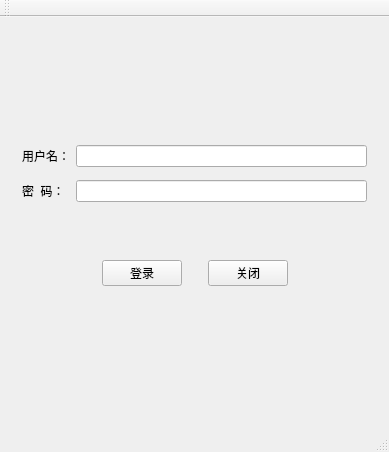
<?xml version="1.0" encoding="UTF-8"?>
<ui version="4.0">
 <class>MainWindow</class>
 <widget class="QMainWindow" name="MainWindow">
  <property name="geometry">
   <rect>
    <x>0</x>
    <y>0</y>
    <width>389</width>
    <height>452</height>
   </rect>
  </property>
  <property name="windowTitle">
   <string>MainWindow</string>
  </property>
  <widget class="QWidget" name="centralWidget">
   <layout class="QVBoxLayout" name="verticalLayout">
    <item>
     <widget class="QWidget" name="widget" native="true">
      <layout class="QHBoxLayout" name="horizontalLayout">
       <item>
        <spacer name="horizontalSpacer">
         <property name="orientation">
          <enum>Qt::Horizontal</enum>
         </property>
         <property name="sizeType">
          <enum>QSizePolicy::Expanding</enum>
         </property>
         <property name="sizeHint" stdset="0">
          <size>
           <width>20</width>
           <height>20</height>
          </size>
         </property>
        </spacer>
       </item>
       <item>
        <widget class="QLabel" name="label">
         <property name="maximumSize">
          <size>
           <width>150</width>
           <height>150</height>
          </size>
         </property>
         <property name="text">
          <string/>
         </property>
         <property name="pixmap">
          <pixmap>rsc/ren.jpg</pixmap>
         </property>
         <property name="scaledContents">
          <bool>true</bool>
         </property>
        </widget>
       </item>
       <item>
        <spacer name="horizontalSpacer_2">
         <property name="orientation">
          <enum>Qt::Horizontal</enum>
         </property>
         <property name="sizeType">
          <enum>QSizePolicy::Expanding</enum>
         </property>
         <property name="sizeHint" stdset="0">
          <size>
           <width>20</width>
           <height>20</height>
          </size>
         </property>
        </spacer>
       </item>
      </layout>
     </widget>
    </item>
    <item>
     <widget class="QWidget" name="widget_2" native="true">
      <layout class="QGridLayout" name="gridLayout">
       <item row="0" column="0">
        <widget class="QLabel" name="label_2">
         <property name="text">
          <string>用户名：</string>
         </property>
        </widget>
       </item>
       <item row="0" column="1">
        <widget class="QLineEdit" name="lineEdit"/>
       </item>
       <item row="1" column="0">
        <widget class="QLabel" name="label_3">
         <property name="text">
          <string>密  码：</string>
         </property>
        </widget>
       </item>
       <item row="1" column="1">
        <widget class="QLineEdit" name="lineEdit_2"/>
       </item>
      </layout>
     </widget>
    </item>
    <item>
     <widget class="QWidget" name="widget_3" native="true">
      <layout class="QHBoxLayout" name="horizontalLayout_2">
       <item>
        <spacer name="horizontalSpacer_3">
         <property name="orientation">
          <enum>Qt::Horizontal</enum>
         </property>
         <property name="sizeHint" stdset="0">
          <size>
           <width>217</width>
           <height>20</height>
          </size>
         </property>
        </spacer>
       </item>
       <item>
        <widget class="QPushButton" name="pushButton">
         <property name="text">
          <string>登录</string>
         </property>
        </widget>
       </item>
       <item>
        <spacer name="horizontalSpacer_5">
         <property name="orientation">
          <enum>Qt::Horizontal</enum>
         </property>
         <property name="sizeType">
          <enum>QSizePolicy::Fixed</enum>
         </property>
         <property name="sizeHint" stdset="0">
          <size>
           <width>20</width>
           <height>20</height>
          </size>
         </property>
        </spacer>
       </item>
       <item>
        <widget class="QPushButton" name="pushButton_2">
         <property name="text">
          <string>关闭</string>
         </property>
        </widget>
       </item>
       <item>
        <spacer name="horizontalSpacer_4">
         <property name="orientation">
          <enum>Qt::Horizontal</enum>
         </property>
         <property name="sizeHint" stdset="0">
          <size>
           <width>216</width>
           <height>20</height>
          </size>
         </property>
        </spacer>
       </item>
      </layout>
     </widget>
    </item>
    <item>
     <widget class="SmallWidget" name="widget_4" native="true"/>
    </item>
   </layout>
  </widget>
  <widget class="QMenuBar" name="menuBar">
   <property name="geometry">
    <rect>
     <x>0</x>
     <y>0</y>
     <width>389</width>
     <height>23</height>
    </rect>
   </property>
  </widget>
  <widget class="QToolBar" name="mainToolBar">
   <attribute name="toolBarArea">
    <enum>TopToolBarArea</enum>
   </attribute>
   <attribute name="toolBarBreak">
    <bool>false</bool>
   </attribute>
  </widget>
  <widget class="QStatusBar" name="statusBar"/>
 </widget>
 <layoutdefault spacing="6" margin="11"/>
 <customwidgets>
  <customwidget>
   <class>SmallWidget</class>
   <extends>QWidget</extends>
   <header location="global">smallwidget.h</header>
   <container>1</container>
  </customwidget>
 </customwidgets>
 <resources/>
 <connections/>
</ui>
